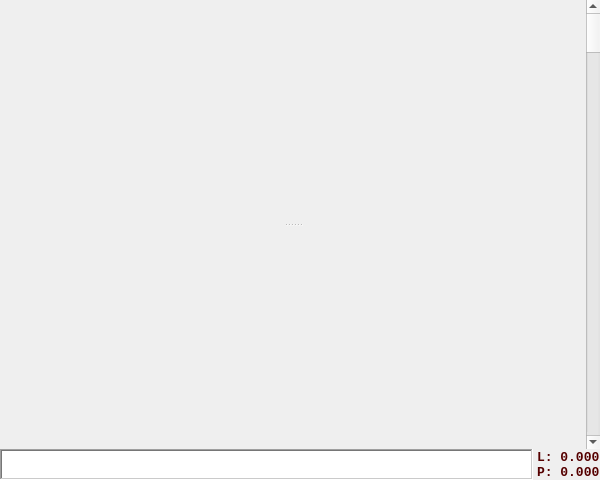
<?xml version="1.0" encoding="UTF-8"?>
<ui version="4.0">
 <class>Console</class>
 <widget class="QWidget" name="Console">
  <property name="geometry">
   <rect>
    <x>0</x>
    <y>0</y>
    <width>600</width>
    <height>480</height>
   </rect>
  </property>
  <property name="sizePolicy">
   <sizepolicy hsizetype="Expanding" vsizetype="Expanding">
    <horstretch>0</horstretch>
    <verstretch>0</verstretch>
   </sizepolicy>
  </property>
  <property name="minimumSize">
   <size>
    <width>100</width>
    <height>100</height>
   </size>
  </property>
  <property name="mouseTracking">
   <bool>true</bool>
  </property>
  <property name="windowTitle">
   <string>Console</string>
  </property>
  <layout class="QVBoxLayout" name="verticalLayout" stretch="1,0">
   <property name="spacing">
    <number>0</number>
   </property>
   <property name="leftMargin">
    <number>0</number>
   </property>
   <property name="topMargin">
    <number>0</number>
   </property>
   <property name="rightMargin">
    <number>0</number>
   </property>
   <property name="bottomMargin">
    <number>0</number>
   </property>
   <item>
    <layout class="QHBoxLayout" name="scrollLayout" stretch="1,0">
     <property name="spacing">
      <number>0</number>
     </property>
     <item>
      <widget class="Splitter" name="splitter">
       <property name="orientation">
        <enum>Qt::Vertical</enum>
       </property>
       <widget class="ConsoleDisplay" name="scrollback" native="true">
        <property name="cursor">
         <cursorShape>IBeamCursor</cursorShape>
        </property>
       </widget>
       <widget class="ConsoleDisplay" name="output" native="true">
        <property name="cursor">
         <cursorShape>IBeamCursor</cursorShape>
        </property>
       </widget>
      </widget>
     </item>
     <item>
      <widget class="QScrollBar" name="scrollbar">
       <property name="orientation">
        <enum>Qt::Vertical</enum>
       </property>
      </widget>
     </item>
    </layout>
   </item>
   <item>
    <layout class="QHBoxLayout" name="commandLayout">
     <property name="spacing">
      <number>4</number>
     </property>
     <item>
      <widget class="CommandLine" name="input">
       <property name="sizePolicy">
        <sizepolicy hsizetype="Expanding" vsizetype="MinimumExpanding">
         <horstretch>0</horstretch>
         <verstretch>0</verstretch>
        </sizepolicy>
       </property>
       <property name="minimumSize">
        <size>
         <width>0</width>
         <height>31</height>
        </size>
       </property>
       <property name="maximumSize">
        <size>
         <width>16777215</width>
         <height>31</height>
        </size>
       </property>
       <property name="cursor" stdset="0">
        <cursorShape>IBeamCursor</cursorShape>
       </property>
       <property name="frameShape">
        <enum>QFrame::WinPanel</enum>
       </property>
       <property name="horizontalScrollBarPolicy">
        <enum>Qt::ScrollBarAlwaysOff</enum>
       </property>
      </widget>
     </item>
     <item>
      <widget class="QLabel" name="latency">
       <property name="maximumSize">
        <size>
         <width>16777215</width>
         <height>31</height>
        </size>
       </property>
       <property name="font">
        <font>
         <family>Consolas</family>
         <pointsize>10</pointsize>
         <weight>75</weight>
         <bold>true</bold>
        </font>
       </property>
       <property name="toolTip">
        <string>Network latency and data processing times</string>
       </property>
       <property name="styleSheet">
        <string notr="true">color: rgb(85, 0, 0);</string>
       </property>
       <property name="text">
        <string>L: 0.000
P: 0.000</string>
       </property>
       <property name="margin">
        <number>2</number>
       </property>
      </widget>
     </item>
    </layout>
   </item>
  </layout>
 </widget>
 <customwidgets>
  <customwidget>
   <class>CommandLine</class>
   <extends>QPlainTextEdit</extends>
   <header>commandline.h</header>
  </customwidget>
  <customwidget>
   <class>Splitter</class>
   <extends>QSplitter</extends>
   <header>splitter.h</header>
   <container>1</container>
  </customwidget>
  <customwidget>
   <class>ConsoleDisplay</class>
   <extends>QWidget</extends>
   <header>consoledisplay.h</header>
   <container>1</container>
  </customwidget>
 </customwidgets>
 <resources/>
 <connections/>
</ui>
